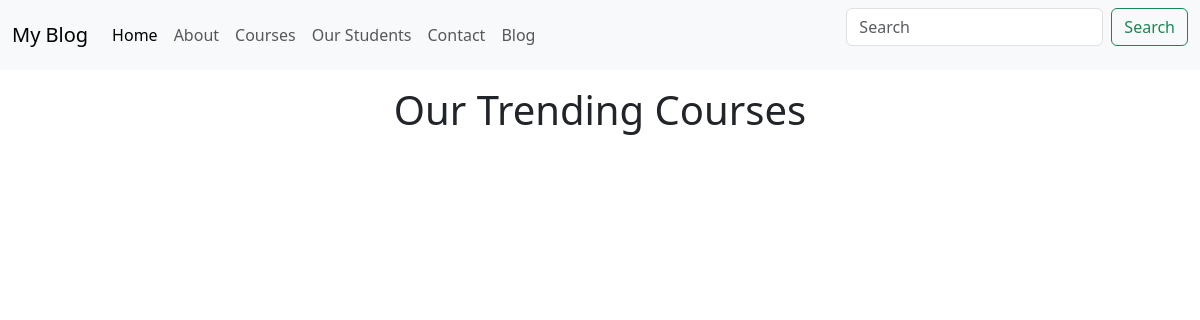
/courses, run on an earlier commit of the app's database.
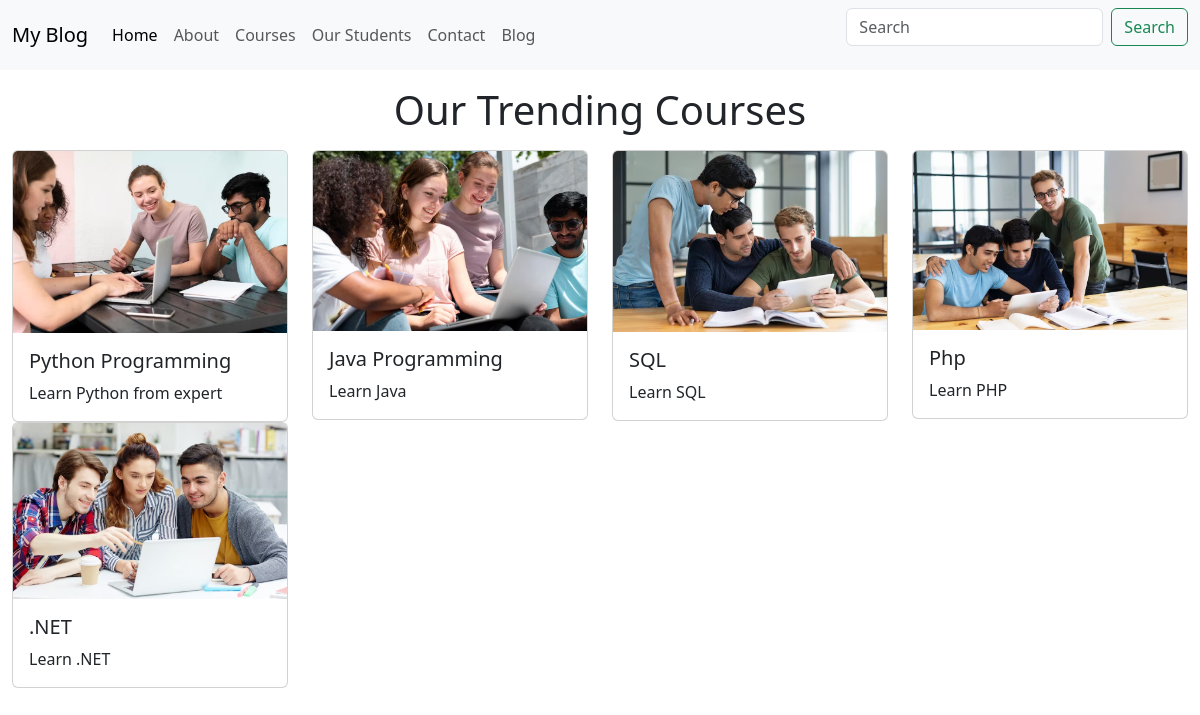
And on a later commit of the database.
### myapp/models.py (models this page shows, shortened)
class Course(models.Model):
    cname = models.CharField(max_length=50)
    cdesc = models.CharField(max_length=255)
    cimage = models.ImageField(upload_to='courseimage')

### myapp/views.py (the view)
# urls.py: path('courses',views.courses),
def courses(request):
    all_courses = Course.objects.all()
    return render(request,'myapp/courses.html',{'courses':all_courses})

### templates/myapp/courses.html
{% extends "base.html" %}
{% block content %}
<div class="container-fluid">
    <h1 class="text-center my-3">Our Trending Courses</h1>
    <div class="row">
        {% for i in courses %}
        <div class="col-md-3">
            <div class="card"">
                <img src="{{i.cimage.url}}" class="card-img-top" alt="...">
                <div class="card-body">
                  <h5 class="card-title">{{i.cname}}</h5>
                  <p class="card-text">{{i.cdesc}}</p>
                </div>
              </div>
        </div>
        {% endfor %}
    </div>
</div>
{% endblock content %}

### templates/base.html (shortened to what this page needs)
<html>
<head>
    <link rel="stylesheet" href="">
    <link href="https://cdn.jsdelivr.net/npm/bootstrap@5.3.3/dist/css/bootstrap.min.css" rel="stylesheet"
>
</head>
<body>
    <nav class="navbar navbar-expand-lg bg-body-tertiary">
        <div class="container-fluid">
            <a class="navbar-brand" href="/">My Blog</a>
            <div class="collapse navbar-collapse" id="navbarSupportedContent">
                <ul class="navbar-nav me-auto mb-2 mb-lg-0">
                    <li class="nav-item">
                        <a class="nav-link active" aria-current="page" href="/">Home</a>
                    </li>
                    <li class="nav-item">
                        <a class="nav-link" href="/about">About</a>
                    </li>
                    <li class="nav-item">
                        <a class="nav-link" href="/courses">Courses</a>
                    </li>
                    <li class="nav-item">
                        <a class="nav-link" href="/students">Our Students</a>
                    </li>
                    <li class="nav-item">
                        <a class="nav-link" href="/contact">Contact</a>
                    </li>
                    <li class="nav-item">
                        <a class="nav-link" href="/blog">Blog</a>
                    </li>
                </ul>
                <form class="d-flex" role="search">
                    <input class="form-control me-2" type="search" placeholder="Search" aria-label="Search">
                    <button class="btn btn-outline-success" type="submit">Search</button>
                </form>
            </div>
        </div>
    </nav>
    {% block content %}{% endblock content %}
</body>
</html>

What changed in the data, as far as the page shows it:
added Course: cimage (picture), cname "Python Programming", cdesc "Learn Python from expert"
added Course: cimage (picture), cname "Java Programming", cdesc "Learn Java"
added Course: cimage (picture), cname "SQL", cdesc "Learn SQL"
added Course: cimage (picture), cname "Php", cdesc "Learn PHP"
added Course: cimage (picture), cname ".NET", cdesc "Learn .NET"
